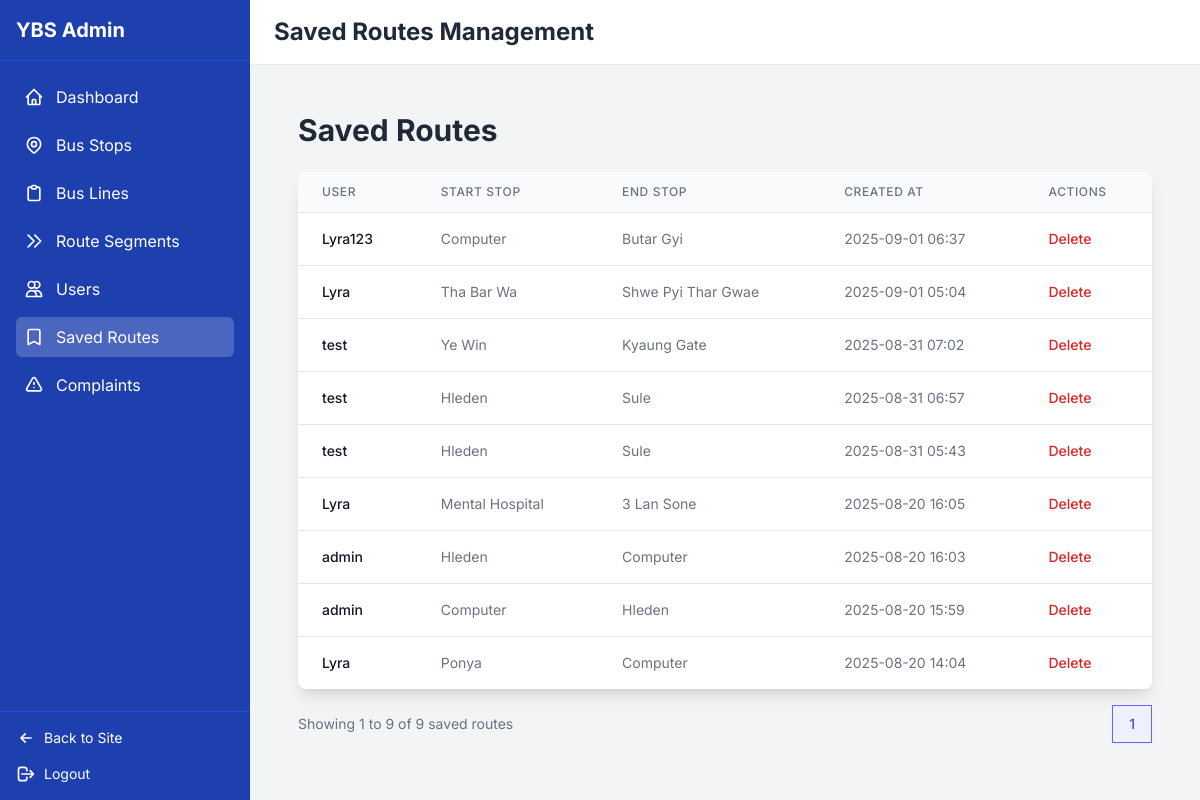
The page /admin-dashboard/saved-routes/ (signed in) on the database as committed earlier.
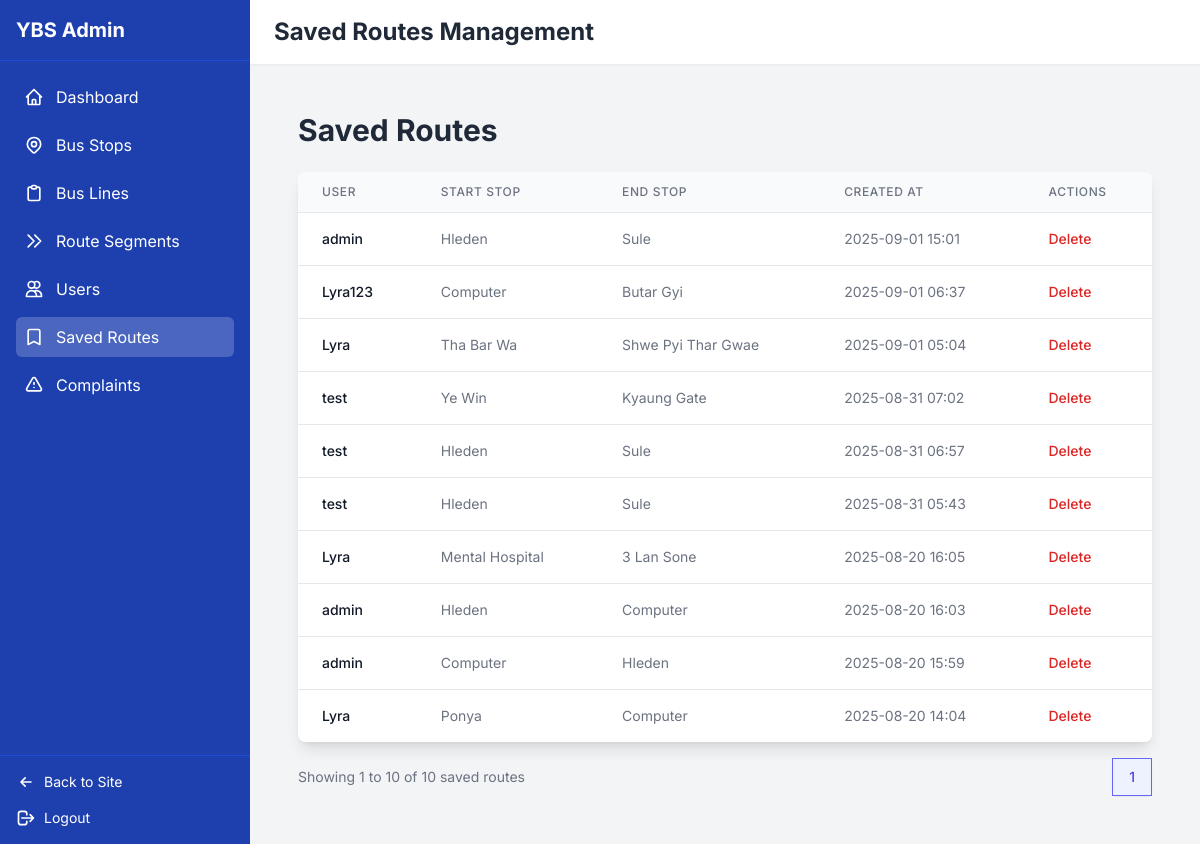
The same page on the database as committed later.
### bus_routes/models.py (models this page shows, shortened)
class SavedRoute(models.Model):
    user = models.ForeignKey(User, on_delete=models.CASCADE, related_name='saved_routes')
    start_stop = models.ForeignKey(BusStop, on_delete=models.CASCADE, related_name='routes_as_start')
    end_stop = models.ForeignKey(BusStop, on_delete=models.CASCADE, related_name='routes_as_end')
    name = models.CharField(max_length=100, blank=True, null=True)
    created_at = models.DateTimeField(auto_now_add=True)
    class Meta:
        verbose_name = "Saved Route"
        verbose_name_plural = "Saved Routes"
        ordering = ['-created_at']

class BusStop(models.Model):
    name_mm = models.CharField(max_length=255, verbose_name="Stop Name (Myanmar)")
    name_en = models.CharField(max_length=255, verbose_name="Stop Name (English)")
    road_name_mm = models.CharField(max_length=255, blank=True, null=True, verbose_name="Road Name (Myanmar)")
    road_name_en = models.CharField(max_length=255, blank=True, null=True, verbose_name="Road Name (English)")
    latitude = models.DecimalField(max_digits=9, decimal_places=6, null=True, blank=True, verbose_name="Latitude")
    longitude = models.DecimalField(max_digits=9, decimal_places=6, null=True, blank=True, verbose_name="Longitude")
    class Meta:
        verbose_name = "Bus Stop"
        verbose_name_plural = "Bus Stops"
        unique_together = (('name_mm', 'road_name_mm'), ('name_en', 'road_name_en'))

### bus_routes/views.py (the view)
# urls.py: path('admin-dashboard/saved-routes/', views.admin_saved_routes, name='admin_saved_routes'),
@user_passes_test(is_admin)
def admin_saved_routes(request):
    saved_routes_list = SavedRoute.objects.all().order_by('-created_at')
    paginator = Paginator(saved_routes_list, 20)
    page_number = request.GET.get('page')
    page_obj = paginator.get_page(page_number)
    return render(request, 'admin_saved_routes.html', {
        'active_tab': 'saved_routes',
        'saved_routes': page_obj
    })

### bus_routes/views.py (called while the page is built)
def is_admin(user):
    return user.is_authenticated and user.is_staff

### templates/admin_saved_routes.html (shortened to what this page needs)
{% extends 'admin_dashboard.html' %}
{% block header_title %}Saved Routes Management{% endblock %}
{% block content %}
    <div class="p-6">
        <h1 class="text-3xl font-bold text-gray-800 mb-6">Saved Routes</h1>
        {% if saved_routes %}
            <div class="bg-white shadow-lg rounded-lg overflow-hidden">
                <table class="min-w-full divide-y divide-gray-200">
                    <thead class="bg-gray-50">
                        <tr>
                            <th class="px-6 py-3 text-left text-xs font-medium text-gray-500 uppercase tracking-wider">User</th>
                            <th class="px-6 py-3 text-left text-xs font-medium text-gray-500 uppercase tracking-wider">Start Stop</th>
                            <th class="px-6 py-3 text-left text-xs font-medium text-gray-500 uppercase tracking-wider">End Stop</th>
                            <th class="px-6 py-3 text-left text-xs font-medium text-gray-500 uppercase tracking-wider">Created At</th>
                            <th class="px-6 py-3 text-left text-xs font-medium text-gray-500 uppercase tracking-wider">Actions</th>
                        </tr>
                    </thead>
                    <tbody class="bg-white divide-y divide-gray-200">
                        {% for route in saved_routes %}
                            <tr>
                                <td class="px-6 py-4 whitespace-nowrap text-sm font-medium text-gray-900">{{ route.user.username }}</td>
                                <td class="px-6 py-4 whitespace-nowrap text-sm text-gray-500">{{ route.start_stop.name_en }}</td>
                                <td class="px-6 py-4 whitespace-nowrap text-sm text-gray-500">{{ route.end_stop.name_en }}</td>
                                <td class="px-6 py-4 whitespace-nowrap text-sm text-gray-500">{{ route.created_at|date:"Y-m-d H:i" }}</td>
                                <td class="px-6 py-4 whitespace-nowrap text-sm font-medium">
                                    <a href="{% url 'admin_saved_route_delete' route.id %}" class="text-red-600 hover:text-red-900" onclick="return confirm('Are you sure you want to delete this saved route?')">Delete</a>
                                </td>
                            </tr>
                        {% endfor %}
                    </tbody>
                </table>
            </div>
            <div class="mt-4 flex justify-between items-center">
                <span class="text-gray-500 text-sm">
                    Showing {{ saved_routes.start_index }} to {{ saved_routes.end_index }} of {{ saved_routes.paginator.count }} saved routes
                </span>
                <nav class="relative z-0 inline-flex rounded-md shadow-sm -space-x-px" aria-label="Pagination">
                    {% for i in saved_routes.paginator.page_range %}
                        {% if saved_routes.number == i %}
                            <a href="#" aria-current="page" class="z-10 bg-indigo-50 border-indigo-500 text-indigo-600 relative inline-flex items-center px-4 py-2 border text-sm font-medium">{{ i }}</a>
                        {% else %}
                            <a href="?page={{ i }}" class="bg-white border-gray-300 text-gray-500 hover:bg-gray-50 relative inline-flex items-center px-4 py-2 border text-sm font-medium">{{ i }}</a>
                        {% endif %}
                    {% endfor %}
                </nav>
            </div>
        {% else %}
            <p class="text-gray-500">No saved routes found.</p>
        {% endif %}
    </div>
{% endblock %}

Rows that differ between the two databases and show on the page:
added SavedRoute: user.username "admin", start_stop.name_en "Hleden", end_stop.name_en "Sule", created_at "2025-09-01 15:01"
Other text that changed with them:
{{ saved_routes.end_index }}: "9" → "10"
{{ saved_routes.paginator.count }}: "9" → "10"
